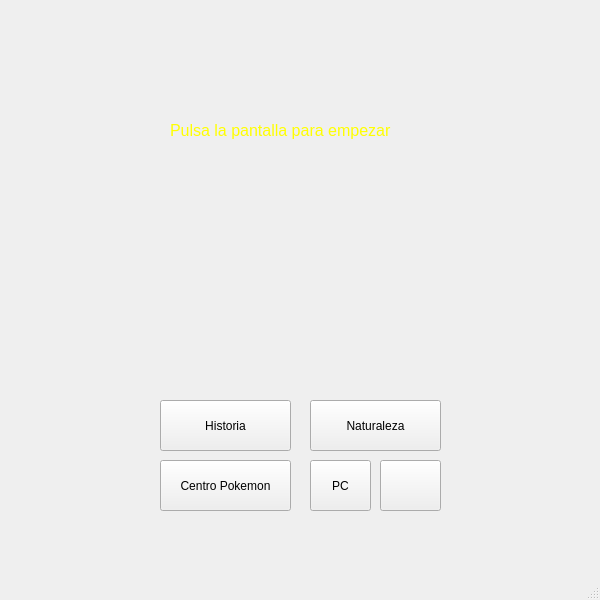
<?xml version="1.0" encoding="UTF-8"?>
<ui version="4.0">
 <class>MainWindow</class>
 <widget class="QMainWindow" name="MainWindow">
  <property name="geometry">
   <rect>
    <x>0</x>
    <y>0</y>
    <width>600</width>
    <height>600</height>
   </rect>
  </property>
  <property name="maximumSize">
   <size>
    <width>600</width>
    <height>600</height>
   </size>
  </property>
  <property name="windowTitle">
   <string>MainWindow</string>
  </property>
  <widget class="QWidget" name="centralwidget">
   <widget class="QLabel" name="DScARCASA">
    <property name="geometry">
     <rect>
      <x>0</x>
      <y>0</y>
      <width>601</width>
      <height>561</height>
     </rect>
    </property>
    <property name="text">
     <string/>
    </property>
    <property name="pixmap">
     <pixmap>../PokemonC/DS gui white.png</pixmap>
    </property>
    <property name="scaledContents">
     <bool>true</bool>
    </property>
   </widget>
   <widget class="QLabel" name="PantallaTitulo">
    <property name="geometry">
     <rect>
      <x>90</x>
      <y>10</y>
      <width>411</width>
      <height>231</height>
     </rect>
    </property>
    <property name="text">
     <string/>
    </property>
    <property name="pixmap">
     <pixmap>../PokemonC/Fondo de titulo.png</pixmap>
    </property>
    <property name="scaledContents">
     <bool>true</bool>
    </property>
   </widget>
   <widget class="QLabel" name="PatnallaInferior">
    <property name="geometry">
     <rect>
      <x>140</x>
      <y>320</y>
      <width>321</width>
      <height>221</height>
     </rect>
    </property>
    <property name="text">
     <string/>
    </property>
    <property name="pixmap">
     <pixmap>../PokemonC/Fondo de menu.png</pixmap>
    </property>
    <property name="scaledContents">
     <bool>true</bool>
    </property>
   </widget>
   <widget class="QLabel" name="TituloPokemon">
    <property name="geometry">
     <rect>
      <x>140</x>
      <y>40</y>
      <width>321</width>
      <height>91</height>
     </rect>
    </property>
    <property name="text">
     <string/>
    </property>
    <property name="pixmap">
     <pixmap>../../../Downloads/output-onlinegiftools.gif</pixmap>
    </property>
    <property name="scaledContents">
     <bool>true</bool>
    </property>
   </widget>
   <widget class="QLabel" name="PULSTASTART">
    <property name="geometry">
     <rect>
      <x>170</x>
      <y>60</y>
      <width>441</width>
      <height>141</height>
     </rect>
    </property>
    <property name="text">
     <string>&lt;html&gt;&lt;head/&gt;&lt;body&gt;&lt;p&gt;&lt;span style=&quot; font-size:12pt; color:#ffff00;&quot;&gt;Pulsa la pantalla para empezar&lt;/span&gt;&lt;/p&gt;&lt;/body&gt;&lt;/html&gt;</string>
    </property>
    <property name="textFormat">
     <enum>Qt::TextFormat::RichText</enum>
    </property>
   </widget>
   <widget class="QPushButton" name="BOTONSTART">
    <property name="geometry">
     <rect>
      <x>142</x>
      <y>308</y>
      <width>311</width>
      <height>231</height>
     </rect>
    </property>
    <property name="text">
     <string/>
    </property>
    <property name="flat">
     <bool>true</bool>
    </property>
   </widget>
   <widget class="QPushButton" name="BotonHistoria">
    <property name="geometry">
     <rect>
      <x>160</x>
      <y>400</y>
      <width>131</width>
      <height>51</height>
     </rect>
    </property>
    <property name="text">
     <string>Historia</string>
    </property>
   </widget>
   <widget class="QPushButton" name="BotonHistoria_2">
    <property name="geometry">
     <rect>
      <x>310</x>
      <y>400</y>
      <width>131</width>
      <height>51</height>
     </rect>
    </property>
    <property name="text">
     <string>Naturaleza</string>
    </property>
   </widget>
   <widget class="QPushButton" name="BotonHistoria_3">
    <property name="geometry">
     <rect>
      <x>160</x>
      <y>460</y>
      <width>131</width>
      <height>51</height>
     </rect>
    </property>
    <property name="text">
     <string>Centro Pokemon</string>
    </property>
   </widget>
   <widget class="QPushButton" name="BotonHistoria_4">
    <property name="geometry">
     <rect>
      <x>310</x>
      <y>460</y>
      <width>61</width>
      <height>51</height>
     </rect>
    </property>
    <property name="text">
     <string>PC</string>
    </property>
   </widget>
   <widget class="QPushButton" name="BotonHistoria_5">
    <property name="geometry">
     <rect>
      <x>380</x>
      <y>460</y>
      <width>61</width>
      <height>51</height>
     </rect>
    </property>
    <property name="text">
     <string/>
    </property>
    <property name="icon">
     <iconset>
      <normaloff>../PokemonC/Apagasion.png</normaloff>../PokemonC/Apagasion.png</iconset>
    </property>
    <property name="iconSize">
     <size>
      <width>30</width>
      <height>30</height>
     </size>
    </property>
   </widget>
   <zorder>PatnallaInferior</zorder>
   <zorder>PantallaTitulo</zorder>
   <zorder>DScARCASA</zorder>
   <zorder>TituloPokemon</zorder>
   <zorder>PULSTASTART</zorder>
   <zorder>BOTONSTART</zorder>
   <zorder>BotonHistoria</zorder>
   <zorder>BotonHistoria_2</zorder>
   <zorder>BotonHistoria_3</zorder>
   <zorder>BotonHistoria_4</zorder>
   <zorder>BotonHistoria_5</zorder>
  </widget>
  <widget class="QMenuBar" name="menubar">
   <property name="geometry">
    <rect>
     <x>0</x>
     <y>0</y>
     <width>600</width>
     <height>25</height>
    </rect>
   </property>
  </widget>
  <widget class="QStatusBar" name="statusbar"/>
 </widget>
 <resources/>
 <connections/>
</ui>
